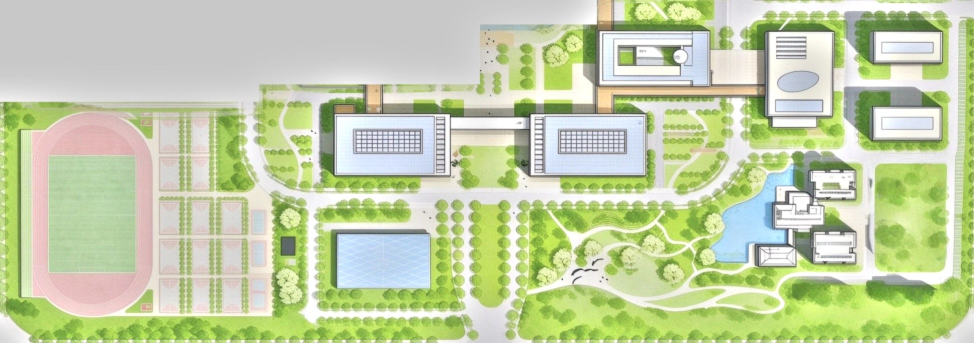
#> input picture images/3d/ground.jpg, 1948 x 686 px (shown at 1/2 size)
$ python make-ground.py ../images/3d/ground.jpg ../images/3d/ground.jpg
#> lines starting #> are read from the running program, lines starting #| are printed output that depends on the picture
"""Build the 3D scene's ground texture from the campus master plan.

The plan is drawn in an aerial projection with long shadows. Cutting the
site out and flattening the camera shading gives a clean base map that the
3D scene drapes over its ground plane, so the paths, lawns and lake sit
exactly where the plan puts them.

    python tools/make-ground.py "path/to/plan.jpg" images/3d/ground.jpg

Everything is expressed in *plan pixels*: the source image is 1964 x 700.
The site is the box below; the 3D code repeats these four numbers as its
PLAN constants, so keep the two in step.
"""
import sys
from PIL import Image, ImageFilter

# The drawing's own bounds, in source pixels.
PLAN_LEFT, PLAN_TOP, PLAN_RIGHT, PLAN_BOTTOM = 8, 8, 1956, 694
# Square texture, and the square is exactly as wide as the strip: the scene
# then maps one texture pixel to one plan pixel, with the strip centred.
SIDE = PLAN_RIGHT - PLAN_LEFT


def flatten_shading(img, radius=34, low=0.74, high=1.5):
    """Divide out the camera's broad shading (building shadows, vignetting).

    A heavily blurred copy of the luminance stands in for the local
    illumination; dividing by it evens the light out while leaving the
    colour of every lawn, path and lake as drawn.
    """
    lum = img.convert('L').filter(ImageFilter.GaussianBlur(radius))
    values = list(lum.getdata())
    mean = sum(values) / len(values)
    gain = [min(high, max(low, mean / (v or 1))) for v in range(256)]
    bands = []
    for band in img.split():
        src = list(band.getdata())
        band.putdata([min(255, int(c * gain[l])) for c, l in zip(src, values)])
        bands.append(band)
    return Image.merge('RGB', bands)


def site_outline(img):
    """Alpha mask: the drawing's not-quite-white outside, its paper inside."""
    mask = Image.new('L', img.size, 0)
    src = img.load()
    dst = mask.load()
    for y in range(img.height):
        for x in range(img.width):
            r, g, b = src[x, y]
            # Outside is pure (255,255,255); the drawing's palest ground is
            # about (248,247,236). Everything below that is paper.
            dst[x, y] = 0 if (r >= 253 and g >= 253 and b >= 253) else 255
    return mask.filter(ImageFilter.MinFilter(3))


def main(src_path, out_path):
#> called with src_path = '../images/3d/ground.jpg', out_path = '../images/3d/ground.jpg'
    src = Image.open(src_path).convert('RGB')
#> src is the input picture: PIL image 1948x686 RGB; mean R, G, B 194.8, 207.1, 165.8
    site = src.crop((PLAN_LEFT, PLAN_TOP, PLAN_RIGHT, PLAN_BOTTOM))
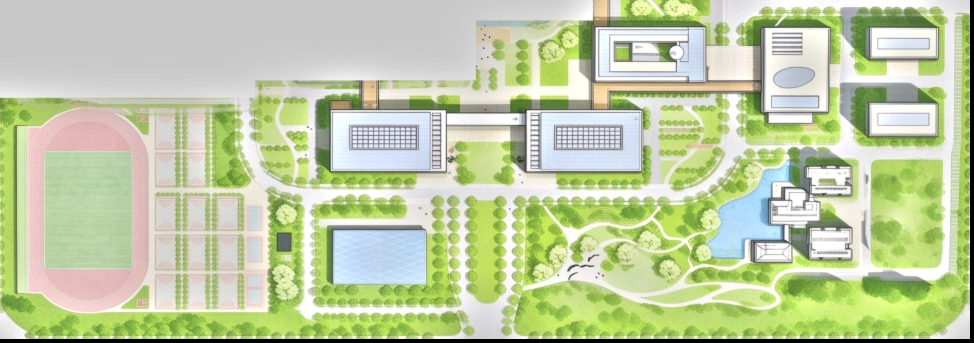
#> site: PIL image 1948x686 RGB (shown at 1/2 size); mean R, G, B 191.5, 203.8, 162.9
    site = flatten_shading(site)
#> in flatten_shading, `lum = img.convert('L').filter(ImageFilter.GaussianBlur(radius))`:
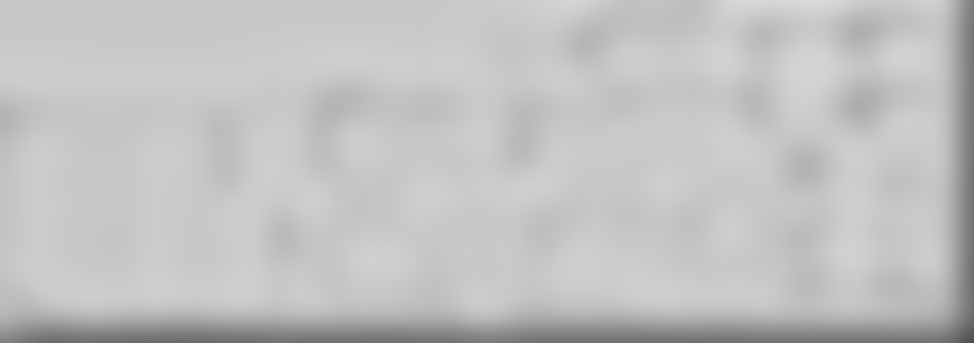
#> lum: PIL image 1948x686 L (shown at 1/2 size); min 74, max 218, mean 193
#> in flatten_shading, `values = list(lum.getdata())`: values = 1336328 items
#> in flatten_shading, `mean = sum(values) / len(values)`: mean = 193
#> in flatten_shading, `gain = [min(high, max(low, mean / (v or 1))) for v in range(256)]`: gain = 256 values, max 1.5 at index 0, min 0.757 at index 255, mean 1.27
#> the loop in flatten_shading, `for band in img.split():` made 3 passes
#> after the loop in flatten_shading, `for band in img.split():`: bands = 3 items
#> in flatten_shading, `return Image.merge('RGB', bands)`:
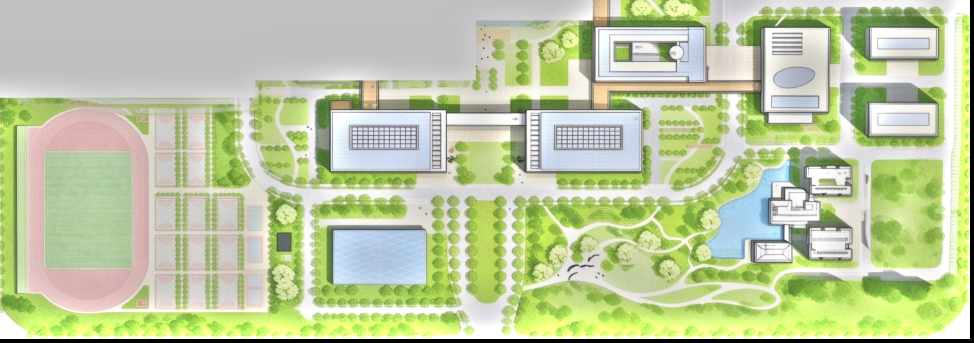
#> returned value: PIL image 1948x686 RGB (shown at 1/2 size); mean R, G, B 189.7, 201.3, 160.2
    site = Image.blend(site, site.filter(ImageFilter.GaussianBlur(1.1)), 0.5)

    # The strip is the texture, unmodified: the scene lays a plane of the
    # same shape (PLAN_W x PLAN_D metres) and drapes this over it, so one
    # texel is one plan pixel and nothing is padded or stretched.
    site.save(out_path, quality=88, optimize=True, progressive=True)
    print('wrote', out_path, site.size)
#| wrote ../images/3d/ground.jpg (1948, 686)


if __name__ == '__main__':
    main(sys.argv[1], sys.argv[2])
